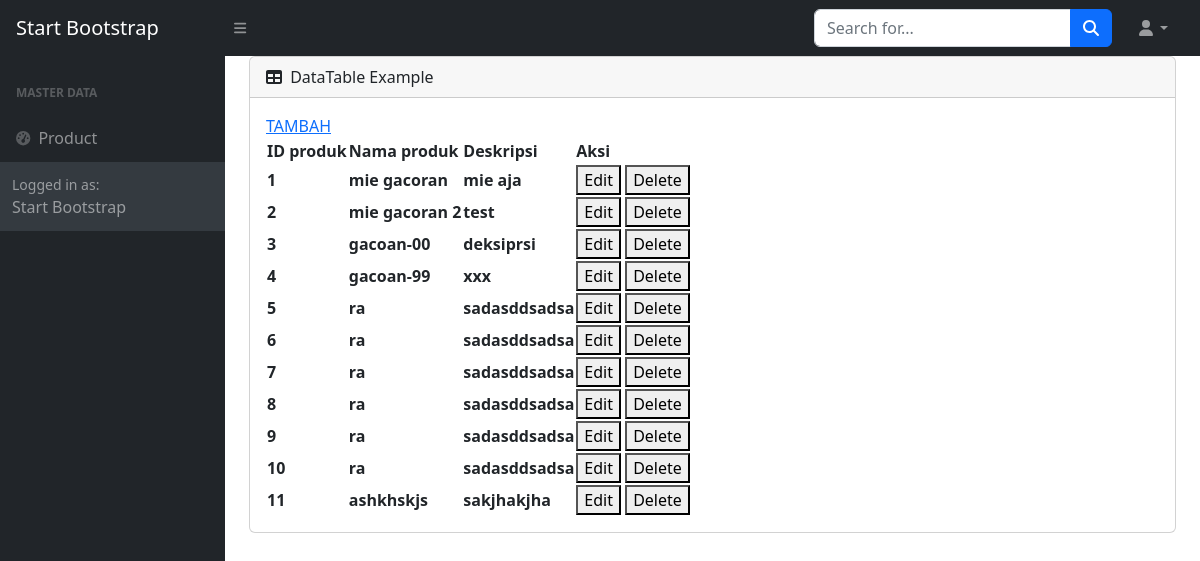
The app's page /admin/product.php with its own data.
### tables this page shows
CREATE TABLE `produk` (
  `id_produk` int NOT NULL,
  `nama_produk` varchar(255) NOT NULL,
  `deskripsi` text NOT NULL,
  `gambar` varchar(155) NOT NULL
);

### admin/product.php (the view)
<?php
    require "koneksi.php";
    $sql = "SELECT id_produk , nama_produk, deskripsi FROM produk";
    $result = $koneksi->query($sql);
    require ('partials/style.php');
    require ('partials/header.php');
    ?>
<div id="layoutSidenav">
    <?php
    require ('partials/sidebar.php');
    ?>
    <div id="layoutSidenav_content">
        <main>
            <div class="container-fluid px-4">
                <div class="card mb-4">
                    <div class="card-header">
                        <i class="fas fa-table me-1"></i>
                        DataTable Example
                    </div>
                    <div class="card-body">
                        <a href="produk-add.php">TAMBAH</a>
                        <table id="datatablesSimple">
                            <thead>
                                <tr>
                                    <th>ID produk</th>
                                    <th>Nama produk</th>
                                    <th>Deskripsi</th>
                                    <th>Aksi</th>
                                </tr>
                            </thead>
                            <tbody>
                                <?php  while($row = $result->fetch_assoc()) {?>
                                <tr>
                                    <th><?php echo $row ['id_produk'] ?></th>
                                    <th><?php echo $row ['nama_produk'] ?></th>
                                    <th><?php echo $row ['deskripsi'] ?></th>
                                    <td>
                                        <button>Edit</button>
                                        <button>Delete</button>
                                    </td>
                                </tr>
                                <?php } ?>
                            </tbody>
                        </table>
                    </div>
                </div>
            </div>
        </main>
    </div>
</div>
<?php
    require ('partials/script.php');
?>

### admin/partials/style.php (shortened to what this page needs)
<!DOCTYPE html>
<html lang="en">
<head>
    <link href="https://cdn.jsdelivr.net/npm/simple-datatables@7.1.2/dist/style.min.css" rel="stylesheet" />
    <link href="../admin/asset/css/styles.css" rel="stylesheet" />
</head>
<body class="sb-nav-fixed">

### admin/partials/header.php (shortened to what this page needs)
<nav class="sb-topnav navbar navbar-expand navbar-dark bg-dark">
    <a class="navbar-brand ps-3" href="index.html">Start Bootstrap</a>
    <button class="btn btn-link btn-sm order-1 order-lg-0 me-4 me-lg-0" id="sidebarToggle" href="#!"><i
            class="fas fa-bars"></i></button>
    <form class="d-none d-md-inline-block form-inline ms-auto me-0 me-md-3 my-2 my-md-0">
        <div class="input-group">
            <input class="form-control" type="text" placeholder="Search for..." aria-label="Search for..."
                aria-describedby="btnNavbarSearch" />
            <button class="btn btn-primary" id="btnNavbarSearch" type="button"><i class="fas fa-search"></i></button>
        </div>
    </form>
    <ul class="navbar-nav ms-auto ms-md-0 me-3 me-lg-4">
        <li class="nav-item dropdown">
            <a class="nav-link dropdown-toggle" id="navbarDropdown" href="#" role="button" data-bs-toggle="dropdown"
                aria-expanded="false"><i class="fas fa-user fa-fw"></i></a>
        </li>
    </ul>
</nav>

### admin/partials/sidebar.php
<div id="layoutSidenav_nav">
    <nav class="sb-sidenav accordion sb-sidenav-dark" id="sidenavAccordion">
        <div class="sb-sidenav-menu">
            <div class="nav">
                <div class="sb-sidenav-menu-heading">Master Data</div>
                <a class="nav-link" href="./product.php">
                    <div class="sb-nav-link-icon"><i class="fas fa-tachometer-alt"></i></div>
                    Product
                </a>
            </div>
            <div class="sb-sidenav-footer">
                <div class="small">Logged in as:</div>
                Start Bootstrap
            </div>
    </nav>
</div>

### admin/partials/script.php (shortened to what this page needs)
</body>
</html>

### records on screen
produk: id_produk "1", nama_produk "mie gacoran", deskripsi "mie aja"
produk: id_produk "2", nama_produk "mie gacoran 2", deskripsi "test"
produk: id_produk "3", nama_produk "gacoan-00", deskripsi "deksiprsi"
produk: id_produk "4", nama_produk "gacoan-99", deskripsi "xxx"
produk: id_produk "5", nama_produk "ra", deskripsi "sadasddsadsa"
produk: id_produk "6", nama_produk "ra", deskripsi "sadasddsadsa"
produk: id_produk "7", nama_produk "ra", deskripsi "sadasddsadsa"
produk: id_produk "8", nama_produk "ra", deskripsi "sadasddsadsa"
produk: id_produk "9", nama_produk "ra", deskripsi "sadasddsadsa"
produk: id_produk "10", nama_produk "ra", deskripsi "sadasddsadsa"
produk: id_produk "11", nama_produk "ashkhskjs", deskripsi "sakjhakjha"
